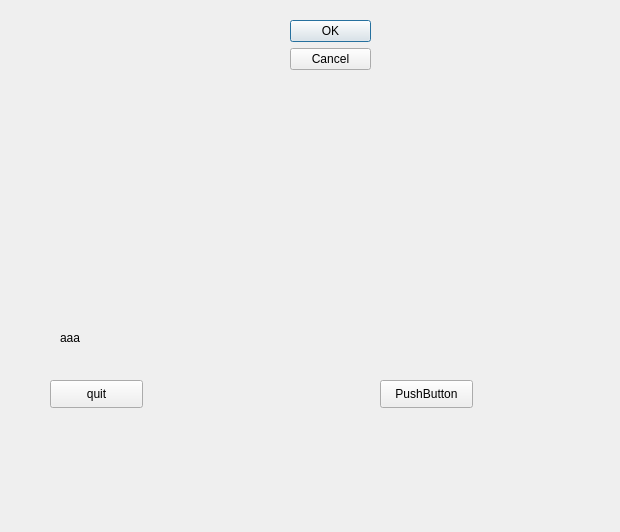
<?xml version="1.0" encoding="UTF-8"?>
<ui version="4.0">
 <class>Dialog</class>
 <widget class="QDialog" name="Dialog">
  <property name="geometry">
   <rect>
    <x>0</x>
    <y>0</y>
    <width>620</width>
    <height>532</height>
   </rect>
  </property>
  <property name="windowTitle">
   <string>Dialog</string>
  </property>
  <widget class="QDialogButtonBox" name="buttonBox">
   <property name="geometry">
    <rect>
     <x>290</x>
     <y>20</y>
     <width>81</width>
     <height>241</height>
    </rect>
   </property>
   <property name="orientation">
    <enum>Qt::Vertical</enum>
   </property>
   <property name="standardButtons">
    <set>QDialogButtonBox::Cancel|QDialogButtonBox::Ok</set>
   </property>
  </widget>
  <widget class="QPushButton" name="pushButton">
   <property name="geometry">
    <rect>
     <x>50</x>
     <y>380</y>
     <width>93</width>
     <height>28</height>
    </rect>
   </property>
   <property name="text">
    <string>quit</string>
   </property>
  </widget>
  <widget class="QPushButton" name="pushButton_2">
   <property name="geometry">
    <rect>
     <x>380</x>
     <y>380</y>
     <width>93</width>
     <height>28</height>
    </rect>
   </property>
   <property name="text">
    <string>PushButton</string>
   </property>
  </widget>
  <widget class="QLabel" name="label">
   <property name="geometry">
    <rect>
     <x>60</x>
     <y>330</y>
     <width>72</width>
     <height>15</height>
    </rect>
   </property>
   <property name="text">
    <string>aaa</string>
   </property>
  </widget>
 </widget>
 <resources/>
 <connections>
  <connection>
   <sender>buttonBox</sender>
   <signal>accepted()</signal>
   <receiver>Dialog</receiver>
   <slot>accept()</slot>
   <hints>
    <hint type="sourcelabel">
     <x>248</x>
     <y>254</y>
    </hint>
    <hint type="destinationlabel">
     <x>157</x>
     <y>274</y>
    </hint>
   </hints>
  </connection>
  <connection>
   <sender>buttonBox</sender>
   <signal>rejected()</signal>
   <receiver>Dialog</receiver>
   <slot>reject()</slot>
   <hints>
    <hint type="sourcelabel">
     <x>316</x>
     <y>260</y>
    </hint>
    <hint type="destinationlabel">
     <x>286</x>
     <y>274</y>
    </hint>
   </hints>
  </connection>
  <connection>
   <sender>pushButton</sender>
   <signal>clicked()</signal>
   <receiver>Dialog</receiver>
   <slot>mess()</slot>
   <hints>
    <hint type="sourcelabel">
     <x>93</x>
     <y>380</y>
    </hint>
    <hint type="destinationlabel">
     <x>225</x>
     <y>403</y>
    </hint>
   </hints>
  </connection>
  <connection>
   <sender>pushButton_2</sender>
   <signal>clicked()</signal>
   <receiver>Dialog</receiver>
   <slot>open()</slot>
   <hints>
    <hint type="sourcelabel">
     <x>423</x>
     <y>392</y>
    </hint>
    <hint type="destinationlabel">
     <x>455</x>
     <y>300</y>
    </hint>
   </hints>
  </connection>
 </connections>
 <slots>
  <slot>mess()</slot>
 </slots>
</ui>
